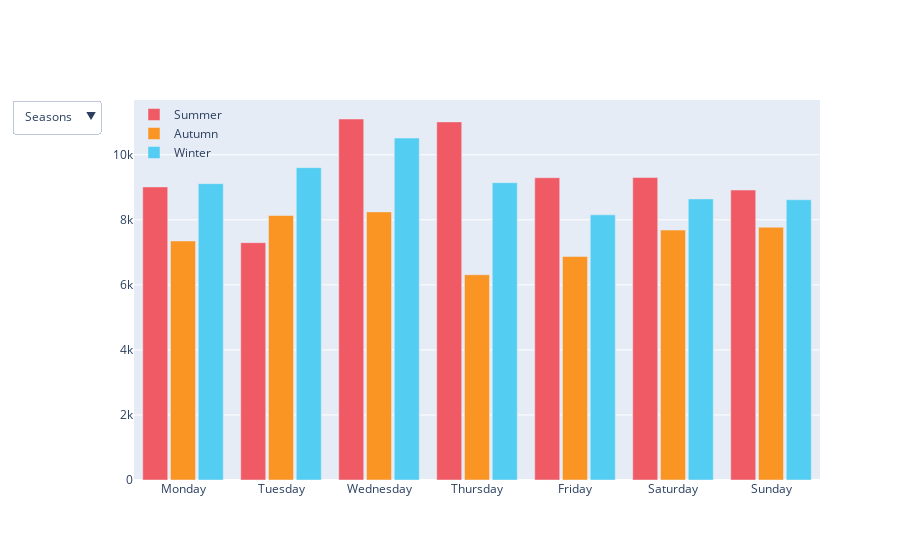

Write notebook code for a chart like this one.
### Markdown cell above
### Does the week day step patterns differ month to month?

### Code cell
def getMonths(input, m1, m2, m3):
    return input.loc[(input.Date.dt.month==m1) | (input.Date.dt.month==m2) | (input.Date.dt.month==m3)]

Autumn = getMonths(day,3,4,5)
Winter = getMonths(day,6,7,8)
Summer = getMonths(day,12,1,2)

Aut = Autumn.groupby('WeekDay').agg({'Steps':'mean'}).reset_index()
Win = Winter.groupby('WeekDay').agg({'Steps':'mean'}).reset_index()
Sum = Summer.groupby('WeekDay').agg({'Steps':'mean'}).reset_index()

# Initialize figure
fig = go.Figure()

# Add Traces
fig.add_trace(
    go.Bar(name='Summer', x=Sum["WeekDay"], y=Sum['Steps'],marker_color='rgb(240, 90, 101)'))

fig.add_trace(
    go.Bar(name='Autumn', x=Aut["WeekDay"], y=Aut['Steps'],marker_color='rgb(250, 148, 34)'))

fig.add_trace(
    go.Bar(name='Winter', x=Win["WeekDay"], y=Win['Steps'],marker_color='rgb(83, 205, 241)'))
fig.update_layout(
    updatemenus=[
        dict(
            active=0,
            buttons=list([
                dict(label="Seasons",
                     method="update",
                     args=[{"visible": [True, True, True]},
                           {"title": "Average step count of days of the week over in different seasons",
                           'xaxis': {'title': 'Day of the Week'},
                          'yaxis': {'title': 'Average Step Count'}}]),
                dict(label="Summer",
                     method="update",
                     args=[{"visible": [True, False, False]},
                           {"title": "Average step count of days of the week over in Summer",
                           'xaxis': {'title': 'Day of the Week'},
                          'yaxis': {'title': 'Average Step Count'}}]),
                dict(label="Autumn",
                     method="update",
                     args=[{"visible": [False, True, False]},
                           {"title": "Average step count of days of the week over in Autumn",
                           'xaxis': {'title': 'Day of the Week'},
                          'yaxis': {'title': 'Average Step Count'}}]),
                dict(label="Winter",
                     method="update",
                     args=[{"visible": [False,False, True]},
                           {"title": "Average step count of days of the week over in Winter",
                           'xaxis': {'title': 'Day of the Week'},
                          'yaxis': {'title': 'Average Step Count'}}])
                
                
            ]),
        )
    ])
fig.update_layout(
    title_x=0.5,
    
        legend=dict(
            x=0,
            y=1.0,
            bgcolor='rgba(255, 255, 255, 0)',
            bordercolor='rgba(255, 255, 255, 0)'
        ),
        barmode='group',
        bargap=0.15, # gap between bars of adjacent location coordinates.
        bargroupgap=0.1 # gap between bars of the same location coordinate.
    )

### Figure 1 — Plotly figure (JSON) as saved in the notebook; plotly's stock layout.template omitted (floating-point values rounded to 4 significant figures)
{"data": [{"marker": {"color": "rgb(240, 90, 101)"}, "name": "Summer", "type": "bar", "x": ["Monday", "Tuesday", "Wednesday", "Thursday", "Friday", "Saturday", "Sunday"], "y": [9011.0, 7297.0, 11100.0, 11010.0, 9294.0, 9300.0, 8915.0]}, {"marker": {"color": "rgb(250, 148, 34)"}, "name": "Autumn", "type": "bar", "x": ["Monday", "Tuesday", "Wednesday", "Thursday", "Friday", "Saturday", "Sunday"], "y": [7350.0, 8132.0, 8244.0, 6311.0, 6871.0, 7685.0, 7771.0]}, {"marker": {"color": "rgb(83, 205, 241)"}, "name": "Winter", "type": "bar", "x": ["Monday", "Tuesday", "Wednesday", "Thursday", "Friday", "Saturday", "Sunday"], "y": [9112.0, 9604.0, 10510.0, 9141.0, 8152.0, 8643.0, 8617.0]}], "layout": {"bargap": 0.15, "bargroupgap": 0.1, "barmode": "group", "legend": {"bgcolor": "rgba(255, 255, 255, 0)", "bordercolor": "rgba(255, 255, 255, 0)", "x": 0, "y": 1}, "title": {"x": 0.5}, "updatemenus": [{"active": 0, "buttons": [{"args": [{"visible": [true, true, true]}, {"title": "Average step count of days of the week over in different seasons", "xaxis": {"title": "Day of the Week"}, "yaxis": {"title": "Average Step Count"}}], "label": "Seasons", "method": "update"}, {"args": [{"visible": [true, false, false]}, {"title": "Average step count of days of the week over in Summer", "xaxis": {"title": "Day of the Week"}, "yaxis": {"title": "Average Step Count"}}], "label": "Summer", "method": "update"}, {"args": [{"visible": [false, true, false]}, {"title": "Average step count of days of the week over in Autumn", "xaxis": {"title": "Day of the Week"}, "yaxis": {"title": "Average Step Count"}}], "label": "Autumn", "method": "update"}, {"args": [{"visible": [false, false, true]}, {"title": "Average step count of days of the week over in Winter", "xaxis": {"title": "Day of the Week"}, "yaxis": {"title": "Average Step Count"}}], "label": "Winter", "method": "update"}]}]}}
